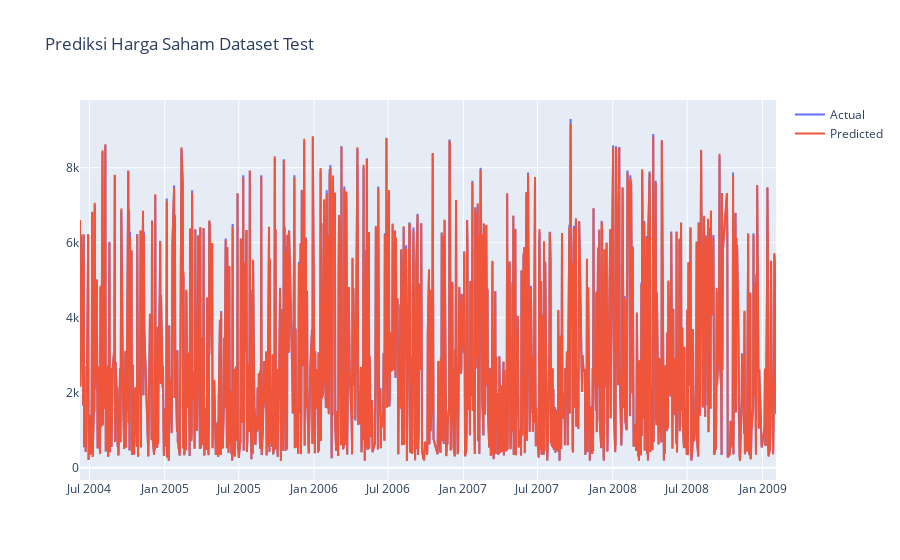

Source (notebook cell):
### Code cell
fig = go.Figure()
fig.add_trace(go.Scatter(x=df.Date, y=y_test, name='Actual'))
fig.add_trace(go.Scatter(x=df.Date, y=lrpredict, name='Predicted'))
fig.update_layout(title='Prediksi Harga Saham Dataset Test')
fig.show()

### Figure 1 — Plotly figure (JSON) as saved in the notebook; plotly's stock layout.template omitted (floating-point values rounded to 4 significant figures; data arrays with more than 128 entries replaced by an {"elided": "..."} marker saying what was removed)
{"data": [{"name": "Actual", "type": "scatter", "x": {"elided": "4493 str values"}, "y": {"elided": "1124 int values"}}, {"name": "Predicted", "type": "scatter", "x": {"elided": "4493 str values"}, "y": {"elided": "1124 float values"}}], "layout": {"title": {"text": "Prediksi Harga Saham Dataset Test"}}}
